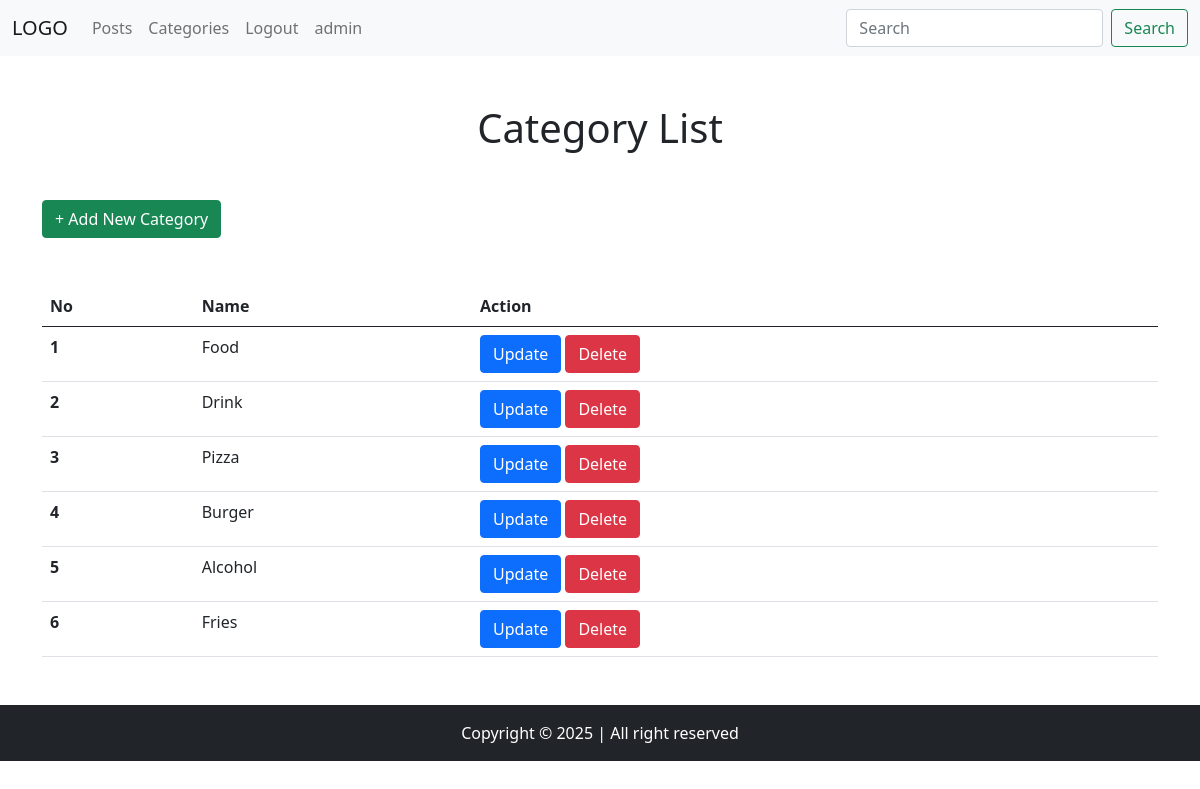
Screenshot of /category/list/ (signed in) with the database file from the repository.
### app/models.py (models this page shows)
class CategoryModel(models.Model):
    name = models.CharField(max_length=200)
    created_at = models.DateTimeField(auto_now_add=True)
    updated_at = models.DateTimeField(auto_now=True)
    class Meta:
        verbose_name = "Category"
        verbose_name_plural = "Categories"

### app/views.py (the view)
# urls.py: path("category/list/", views.category_list),
@login_required(login_url="/login/")
def category_list(request):
    categories = CategoryModel.objects.all()
    return render(request, "category_list.html", {"categories": categories})

### templates/category_list.html (shortened to what this page needs)
{% extends 'components/base.html' %}
{% block body %}
<h1 class="text-center mb-5">Category List</h1>
<a href="/category/create/" class="btn btn-success">+ Add New Category</a>
<table class="table mt-5">
    <thead>
        <tr>
            <th scope="col">No</th>
            <th scope="col">Name</th>
            <th scope="col">Action</th>
        </tr>
    </thead>
    <tbody>
        {% for category in categories %}
        <tr>
            <th scope="row">{{ forloop.counter }}</th>
            <td>{{ category.name }}</td>
            <td>
                <a href="/category/update/{{ category.id }}/" class="btn btn-primary">Update</a>
                <a href="/category/delete/{{ category.id }}/" class="btn btn-danger">Delete</a>
            </td>
        </tr>
        {% endfor %}
    </tbody>
</table>
{% endblock %}

### templates/components/header.html (shortened to what this page needs)
<nav class="navbar navbar-expand-lg navbar-light bg-light">
    <div class="container-fluid">
        <a class="navbar-brand" href="/">LOGO</a>
        <div class="collapse navbar-collapse" id="navbarSupportedContent">
            <ul class="navbar-nav me-auto mb-2 mb-lg-0">
                <li class="nav-item">
                    <a class="nav-link" href="/post/list/">Posts</a>
                </li>
                <li class="nav-item">
                    <a class="nav-link" href="/category/list/">Categories</a>
                </li>
                {% if request.user.is_authenticated %}
                <li class="nav-item">
                    <a class="nav-link" href="/logout/">Logout</a>
                </li>
                <li class="nav-item">
                    <a class="nav-link" href="#">{{ request.user.username }}</a>
                </li>
                {% else %}
                <li class="nav-item">
                    <a class="nav-link" href="/login/">Login</a>
                </li>
                {% endif %}
            </ul>
            <form class="d-flex">
                <input class="form-control me-2" name="search" value="{{ search|default:'' }}" type="search"
                    placeholder="Search" aria-label="Search">
                <button class="btn btn-outline-success" type="submit">Search</button>
            </form>
        </div>
    </div>
</nav>

### rows the page displays
CategoryModel: name "Food"
CategoryModel: name "Drink"
CategoryModel: name "Pizza"
CategoryModel: name "Burger"
CategoryModel: name "Alcohol"
CategoryModel: name "Fries"

### other values shown
{{ request.user.username }} "admin"
